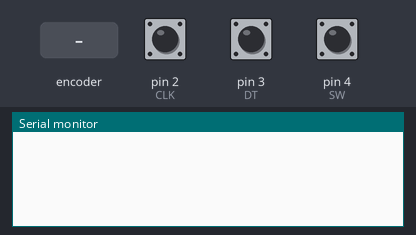
Simulated run of this sketch. Board: Arduino Leonardo, built with avr-gcc and run on an emulated ATmega32U4. Shown: the last lines printed to the serial monitor. The test bench sets the inputs (shaded band); at power-on: pin 4 (SW) HIGH, pin 2 (CLK) HIGH, pin 3 (DT) HIGH. USB keyboard and mouse output is not drawn.

Above: at 1.2 s.
1.3 s: rotary encoder on pin 2 (CLK) / pin 3 (DT) turned 1 step (first pin leading)
At 2.1 s:
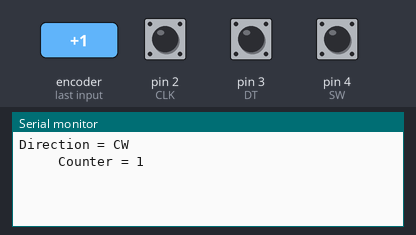
3.0 s: pin 4 (SW) pulled LOW for 0.15 s
At 4.0 s:
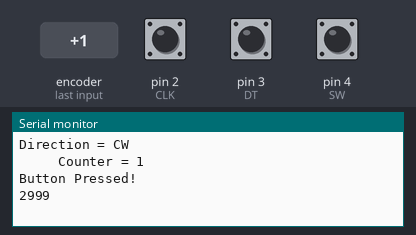
4.6 s: rotary encoder on pin 2 (CLK) / pin 3 (DT) turned 2 steps (second pin leading)
At 5.7 s:
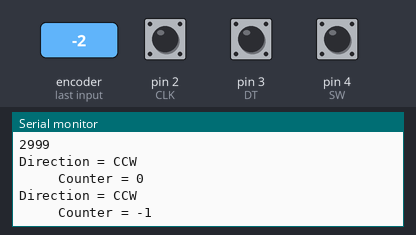
6.5 s: pin 4 (SW) pulled LOW for 1 s
At 7.9 s:
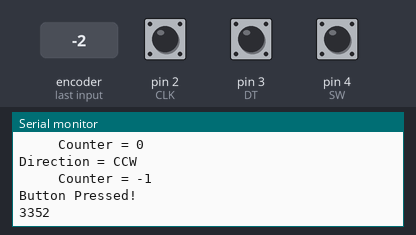
9.0 s: pin 4 (SW) pulsed LOW 2 times (0.12 s each, 0.3 s apart)
At 10.0 s:
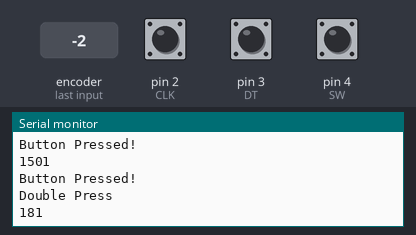
Timing chart, 0 to 12.0 s (numbered marks = the images above; inputs shaded):
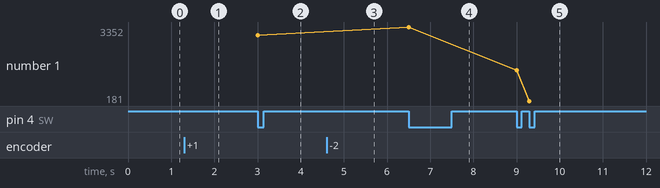

Measured:
- after the input at 1.3 s, the serial monitor: prints a new line after 0.08 s (image 1)
- after the input at 3.0 s, the serial monitor: prints a new line at once (image 2)
- after the input at 4.6 s, the serial monitor: prints a new line after 0.11 s (image 3)
- after the input at 6.5 s, the serial monitor: prints a new line at once (image 4)
- after the input at 9.0 s, the serial monitor: prints a new line at once (image 5)
- plotted number 1: 2999 → 3352 after the input at 6.5 s, 3352 → 181 after the input at 9.0 s

The sketch:

rotateBtn.ino
```cpp
#include <Keyboard.h>
#define CLK 2
#define DT 3
#define SW 4

int mode = 1;
int counter = 0;
int currentStateCLK;
int lastStateCLK;
String currentDir = "";
unsigned long lastButtonPress = 0;

word keyup = KEY_UP_ARROW;
word keydown = KEY_DOWN_ARROW;

word winkey = KEY_LEFT_GUI;
word ctrl = KEY_LEFT_CTRL;

void setup() {
  // put your setup code here, to run once:
  pinMode(CLK, INPUT);
  pinMode(DT, INPUT);
  pinMode(SW, INPUT_PULLUP);

  Keyboard.begin();

  Serial.begin(9600);

  lastStateCLK = digitalRead(CLK);
}
void ModeChecker() {
  if (mode == 1) {
    keyup = KEY_UP_ARROW;
    keydown = KEY_DOWN_ARROW;
  } else if (mode == 2) {
    keyup = KEY_RIGHT_ARROW;
    keydown = KEY_LEFT_ARROW;
  } else if (mode = 3) {
    keyup = KEY_RIGHT_ARROW;
    keydown = KEY_LEFT_ARROW;
  }
}
void loop() {
  currentStateCLK = digitalRead(CLK);
  if (currentStateCLK != lastStateCLK && currentStateCLK == 1 && mode == 3) {
    if (digitalRead(DT) != currentStateCLK) {
      counter ++;
      currentDir = "CW";
      Keyboard.press(winkey);
      delay(31);
      Keyboard.press(ctrl);
      delay(31);
      Keyboard.press(keyup);
      delay(31);
      Keyboard.release(winkey);
      delay(31);
      Keyboard.release(ctrl);
      delay(31);
      Keyboard.release(keyup);
      delay(31);
    } else {
      counter --  ;
      currentDir = "CCW";
      Keyboard.press(winkey);
      delay(31);
      Keyboard.press(ctrl);
      delay(31);
      Keyboard.press(keydown);
      delay(31);
      Keyboard.release(winkey);
      delay(31);
      Keyboard.release(ctrl);
      delay(31);
      Keyboard.release(keydown);
      delay(31);
    }
    Serial.print("Direction = ");
    Serial.println(currentDir);
    Serial.print("     Counter = ");
    Serial.println(counter);
  }
  else if (currentStateCLK != lastStateCLK && currentStateCLK == 1) {
    if (digitalRead(DT) != currentStateCLK) {
      counter ++;
      currentDir = "CW";
      Keyboard.press(keyup);
      delay(31);
      Keyboard.release(keyup);
    } else {
      counter --  ;
      currentDir = "CCW";
      Keyboard.press(keydown);
      delay(31);
      Keyboard.release(keydown);
    }
    Serial.print("Direction = ");
    Serial.println(currentDir);
    Serial.print("     Counter = ");
    Serial.println(counter);
  }

  //Remember Last CLK state
  lastStateCLK = currentStateCLK;

  //Read the button state
  int btnState = digitalRead(SW);

  //If btn is LOW, its pressed
  if (btnState == LOW) {
    if (millis() - lastButtonPress > 50) {
      Serial.println("Button Pressed!");
      mode = 1;
      ModeChecker();
      if (millis() - lastButtonPress < 250) {
        Serial.println("Double Press");
        mode = 2;
        ModeChecker();

      } else if(millis() - lastButtonPress < 1000) {
          Serial.println("Long Press");
          mode = 3;
          ModeChecker();
        }
        Serial.println(millis() - lastButtonPress);
    }

    //Remember last button press event
    lastButtonPress = millis();

  }
  delay(1);
}
```
